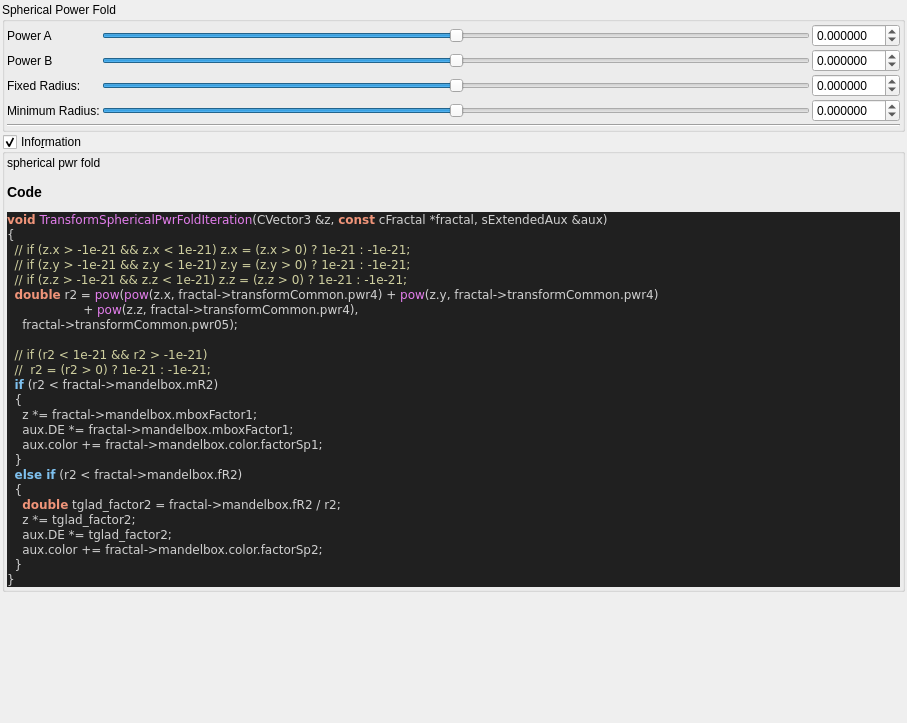
<?xml version="1.0" encoding="UTF-8"?>
<ui version="4.0">
 <class>transf_spherical_pwr_fold</class>
 <widget class="QWidget" name="Form">
  <property name="geometry">
   <rect>
    <x>0</x>
    <y>0</y>
    <width>907</width>
    <height>723</height>
   </rect>
  </property>
  <property name="windowTitle">
   <string notr="true">transf_spherical_pwr_fold</string>
  </property>
  <layout class="QVBoxLayout" name="verticalLayout">
   <property name="spacing">
    <number>2</number>
   </property>
   <property name="leftMargin">
    <number>2</number>
   </property>
   <property name="topMargin">
    <number>2</number>
   </property>
   <property name="rightMargin">
    <number>2</number>
   </property>
   <property name="bottomMargin">
    <number>2</number>
   </property>
   <item>
    <widget class="QGroupBox" name="groupBox">
     <property name="title">
      <string>Spherical Power Fold</string>
     </property>
     <property name="checkable">
      <bool>false</bool>
     </property>
     <layout class="QVBoxLayout" name="verticalLayout_12" stretch="0,0">
      <property name="spacing">
       <number>2</number>
      </property>
      <property name="leftMargin">
       <number>2</number>
      </property>
      <property name="topMargin">
       <number>2</number>
      </property>
      <property name="rightMargin">
       <number>2</number>
      </property>
      <property name="bottomMargin">
       <number>2</number>
      </property>
      <item>
       <layout class="QGridLayout" name="gridLayout_15">
        <property name="spacing">
         <number>2</number>
        </property>
        <item row="3" column="2">
         <widget class="MyDoubleSpinBox" name="spinbox_mandelbox_folding_min_radius">
          <property name="sizePolicy">
           <sizepolicy hsizetype="Minimum" vsizetype="Maximum">
            <horstretch>0</horstretch>
            <verstretch>0</verstretch>
           </sizepolicy>
          </property>
          <property name="prefix">
           <string/>
          </property>
          <property name="suffix">
           <string/>
          </property>
          <property name="decimals">
           <number>6</number>
          </property>
          <property name="minimum">
           <double>-99.989999999999995</double>
          </property>
          <property name="maximum">
           <double>99.989999999999995</double>
          </property>
          <property name="singleStep">
           <double>0.100000000000000</double>
          </property>
         </widget>
        </item>
        <item row="2" column="2">
         <widget class="MyDoubleSpinBox" name="spinbox_mandelbox_folding_fixed_radius">
          <property name="sizePolicy">
           <sizepolicy hsizetype="Minimum" vsizetype="Maximum">
            <horstretch>0</horstretch>
            <verstretch>0</verstretch>
           </sizepolicy>
          </property>
          <property name="prefix">
           <string/>
          </property>
          <property name="suffix">
           <string/>
          </property>
          <property name="decimals">
           <number>6</number>
          </property>
          <property name="minimum">
           <double>-99.989999999999995</double>
          </property>
          <property name="maximum">
           <double>99.989999999999995</double>
          </property>
          <property name="singleStep">
           <double>0.100000000000000</double>
          </property>
         </widget>
        </item>
        <item row="2" column="0">
         <widget class="QLabel" name="label_5">
          <property name="text">
           <string>Fixed Radius:</string>
          </property>
         </widget>
        </item>
        <item row="2" column="1">
         <widget class="QSlider" name="slider_mandelbox_folding_fixed_radius">
          <property name="sizePolicy">
           <sizepolicy hsizetype="Expanding" vsizetype="Maximum">
            <horstretch>0</horstretch>
            <verstretch>0</verstretch>
           </sizepolicy>
          </property>
          <property name="minimum">
           <number>-5000000</number>
          </property>
          <property name="maximum">
           <number>5000000</number>
          </property>
          <property name="value">
           <number>0</number>
          </property>
          <property name="sliderPosition">
           <number>0</number>
          </property>
          <property name="orientation">
           <enum>Qt::Horizontal</enum>
          </property>
         </widget>
        </item>
        <item row="3" column="0">
         <widget class="QLabel" name="label_9">
          <property name="text">
           <string>Minimum Radius:</string>
          </property>
         </widget>
        </item>
        <item row="3" column="1">
         <widget class="QSlider" name="slider_mandelbox_folding_min_radius">
          <property name="sizePolicy">
           <sizepolicy hsizetype="Expanding" vsizetype="Maximum">
            <horstretch>0</horstretch>
            <verstretch>0</verstretch>
           </sizepolicy>
          </property>
          <property name="minimum">
           <number>-5000000</number>
          </property>
          <property name="maximum">
           <number>5000000</number>
          </property>
          <property name="value">
           <number>0</number>
          </property>
          <property name="sliderPosition">
           <number>0</number>
          </property>
          <property name="orientation">
           <enum>Qt::Horizontal</enum>
          </property>
         </widget>
        </item>
        <item row="0" column="1">
         <widget class="QSlider" name="slider_transf_pwr_4">
          <property name="sizePolicy">
           <sizepolicy hsizetype="Preferred" vsizetype="Preferred">
            <horstretch>0</horstretch>
            <verstretch>0</verstretch>
           </sizepolicy>
          </property>
          <property name="minimum">
           <number>-5000000</number>
          </property>
          <property name="maximum">
           <number>5000000</number>
          </property>
          <property name="singleStep">
           <number>1</number>
          </property>
          <property name="orientation">
           <enum>Qt::Horizontal</enum>
          </property>
         </widget>
        </item>
        <item row="1" column="1">
         <widget class="QSlider" name="slider_transf_pwr_05">
          <property name="sizePolicy">
           <sizepolicy hsizetype="Preferred" vsizetype="Preferred">
            <horstretch>0</horstretch>
            <verstretch>0</verstretch>
           </sizepolicy>
          </property>
          <property name="minimum">
           <number>-5000000</number>
          </property>
          <property name="maximum">
           <number>5000000</number>
          </property>
          <property name="singleStep">
           <number>1</number>
          </property>
          <property name="orientation">
           <enum>Qt::Horizontal</enum>
          </property>
         </widget>
        </item>
        <item row="0" column="2">
         <widget class="MyDoubleSpinBox" name="spinbox_transf_pwr_4">
          <property name="sizePolicy">
           <sizepolicy hsizetype="Minimum" vsizetype="Maximum">
            <horstretch>0</horstretch>
            <verstretch>0</verstretch>
           </sizepolicy>
          </property>
          <property name="prefix">
           <string/>
          </property>
          <property name="suffix">
           <string/>
          </property>
          <property name="decimals">
           <number>6</number>
          </property>
          <property name="minimum">
           <double>-99.989999999999995</double>
          </property>
          <property name="maximum">
           <double>99.989999999999995</double>
          </property>
          <property name="singleStep">
           <double>0.100000000000000</double>
          </property>
         </widget>
        </item>
        <item row="1" column="2">
         <widget class="MyDoubleSpinBox" name="spinbox_transf_pwr_05">
          <property name="sizePolicy">
           <sizepolicy hsizetype="Minimum" vsizetype="Maximum">
            <horstretch>0</horstretch>
            <verstretch>0</verstretch>
           </sizepolicy>
          </property>
          <property name="prefix">
           <string/>
          </property>
          <property name="suffix">
           <string/>
          </property>
          <property name="decimals">
           <number>6</number>
          </property>
          <property name="minimum">
           <double>-99.989999999999995</double>
          </property>
          <property name="maximum">
           <double>99.989999999999995</double>
          </property>
          <property name="singleStep">
           <double>0.100000000000000</double>
          </property>
         </widget>
        </item>
        <item row="0" column="0">
         <widget class="QLabel" name="label_358">
          <property name="text">
           <string>Power A</string>
          </property>
         </widget>
        </item>
        <item row="1" column="0">
         <widget class="QLabel" name="label_355">
          <property name="text">
           <string>Power B</string>
          </property>
         </widget>
        </item>
       </layout>
      </item>
      <item>
       <widget class="Line" name="line_13">
        <property name="orientation">
         <enum>Qt::Horizontal</enum>
        </property>
       </widget>
      </item>
     </layout>
    </widget>
   </item>
   <item>
    <widget class="MyGroupBox" name="groupCheck_info">
     <property name="title">
      <string>Info&amp;rmation</string>
     </property>
     <property name="flat">
      <bool>false</bool>
     </property>
     <property name="checkable">
      <bool>true</bool>
     </property>
     <layout class="QVBoxLayout" name="verticalLayout_2">
      <property name="spacing">
       <number>2</number>
      </property>
      <property name="leftMargin">
       <number>2</number>
      </property>
      <property name="topMargin">
       <number>2</number>
      </property>
      <property name="rightMargin">
       <number>2</number>
      </property>
      <property name="bottomMargin">
       <number>2</number>
      </property>
      <item>
       <widget class="QLabel" name="label_code_content">
        <property name="text">
         <string notr="true">&lt;p&gt;spherical pwr fold&lt;/p&gt;&lt;table&gt;
&lt;/table&gt;
&lt;h3&gt;Code&lt;/h3&gt;
&lt;body style=&quot;background-color:#202020&quot;&gt;
&lt;pre style=&quot;color:#d0d0d0; background-color:#202020;  font-family:'Courier New',monospace;&quot;&gt;&lt;span style=&quot;color:#f09479; font-weight:bold&quot;&gt;void&lt;/span&gt; &lt;span style=&quot;color:#e47eed&quot;&gt;TransformSphericalPwrFoldIteration&lt;/span&gt;&lt;span style=&quot;color:#d0d0d0&quot;&gt;(&lt;/span&gt;CVector3 &lt;span style=&quot;color:#d0d0d0&quot;&gt;&amp;amp;&lt;/span&gt;z&lt;span style=&quot;color:#d0d0d0&quot;&gt;,&lt;/span&gt; &lt;span style=&quot;color:#f09479; font-weight:bold&quot;&gt;const&lt;/span&gt; cFractal &lt;span style=&quot;color:#d0d0d0&quot;&gt;*&lt;/span&gt;fractal&lt;span style=&quot;color:#d0d0d0&quot;&gt;,&lt;/span&gt; sExtendedAux &lt;span style=&quot;color:#d0d0d0&quot;&gt;&amp;amp;&lt;/span&gt;aux&lt;span style=&quot;color:#d0d0d0&quot;&gt;)&lt;/span&gt;
&lt;span style=&quot;color:#d0d0d0&quot;&gt;{&lt;/span&gt;
  &lt;span style=&quot;color:#d0d0a0&quot;&gt;// if (z.x &amp;gt; -1e-21 &amp;amp;&amp;amp; z.x &amp;lt; 1e-21) z.x = (z.x &amp;gt; 0) ? 1e-21 : -1e-21;&lt;/span&gt;
  &lt;span style=&quot;color:#d0d0a0&quot;&gt;// if (z.y &amp;gt; -1e-21 &amp;amp;&amp;amp; z.y &amp;lt; 1e-21) z.y = (z.y &amp;gt; 0) ? 1e-21 : -1e-21;&lt;/span&gt;
  &lt;span style=&quot;color:#d0d0a0&quot;&gt;// if (z.z &amp;gt; -1e-21 &amp;amp;&amp;amp; z.z &amp;lt; 1e-21) z.z = (z.z &amp;gt; 0) ? 1e-21 : -1e-21;&lt;/span&gt;
  &lt;span style=&quot;color:#f09479; font-weight:bold&quot;&gt;double&lt;/span&gt; r2 &lt;span style=&quot;color:#d0d0d0&quot;&gt;=&lt;/span&gt; &lt;span style=&quot;color:#e47eed&quot;&gt;pow&lt;/span&gt;&lt;span style=&quot;color:#d0d0d0&quot;&gt;(&lt;/span&gt;&lt;span style=&quot;color:#e47eed&quot;&gt;pow&lt;/span&gt;&lt;span style=&quot;color:#d0d0d0&quot;&gt;(&lt;/span&gt;z&lt;span style=&quot;color:#d0d0d0&quot;&gt;.&lt;/span&gt;x&lt;span style=&quot;color:#d0d0d0&quot;&gt;,&lt;/span&gt; fractal&lt;span style=&quot;color:#d0d0d0&quot;&gt;-&amp;gt;&lt;/span&gt;transformCommon&lt;span style=&quot;color:#d0d0d0&quot;&gt;.&lt;/span&gt;pwr4&lt;span style=&quot;color:#d0d0d0&quot;&gt;) +&lt;/span&gt; &lt;span style=&quot;color:#e47eed&quot;&gt;pow&lt;/span&gt;&lt;span style=&quot;color:#d0d0d0&quot;&gt;(&lt;/span&gt;z&lt;span style=&quot;color:#d0d0d0&quot;&gt;.&lt;/span&gt;y&lt;span style=&quot;color:#d0d0d0&quot;&gt;,&lt;/span&gt; fractal&lt;span style=&quot;color:#d0d0d0&quot;&gt;-&amp;gt;&lt;/span&gt;transformCommon&lt;span style=&quot;color:#d0d0d0&quot;&gt;.&lt;/span&gt;pwr4&lt;span style=&quot;color:#d0d0d0&quot;&gt;)&lt;/span&gt;
                    &lt;span style=&quot;color:#d0d0d0&quot;&gt;+&lt;/span&gt; &lt;span style=&quot;color:#e47eed&quot;&gt;pow&lt;/span&gt;&lt;span style=&quot;color:#d0d0d0&quot;&gt;(&lt;/span&gt;z&lt;span style=&quot;color:#d0d0d0&quot;&gt;.&lt;/span&gt;z&lt;span style=&quot;color:#d0d0d0&quot;&gt;,&lt;/span&gt; fractal&lt;span style=&quot;color:#d0d0d0&quot;&gt;-&amp;gt;&lt;/span&gt;transformCommon&lt;span style=&quot;color:#d0d0d0&quot;&gt;.&lt;/span&gt;pwr4&lt;span style=&quot;color:#d0d0d0&quot;&gt;),&lt;/span&gt;
    fractal&lt;span style=&quot;color:#d0d0d0&quot;&gt;-&amp;gt;&lt;/span&gt;transformCommon&lt;span style=&quot;color:#d0d0d0&quot;&gt;.&lt;/span&gt;pwr05&lt;span style=&quot;color:#d0d0d0&quot;&gt;);&lt;/span&gt;

  &lt;span style=&quot;color:#d0d0a0&quot;&gt;// if (r2 &amp;lt; 1e-21 &amp;amp;&amp;amp; r2 &amp;gt; -1e-21)&lt;/span&gt;
  &lt;span style=&quot;color:#d0d0a0&quot;&gt;//  r2 = (r2 &amp;gt; 0) ? 1e-21 : -1e-21;&lt;/span&gt;
  &lt;span style=&quot;color:#7ec0ee; font-weight:bold&quot;&gt;if&lt;/span&gt; &lt;span style=&quot;color:#d0d0d0&quot;&gt;(&lt;/span&gt;r2 &lt;span style=&quot;color:#d0d0d0&quot;&gt;&amp;lt;&lt;/span&gt; fractal&lt;span style=&quot;color:#d0d0d0&quot;&gt;-&amp;gt;&lt;/span&gt;mandelbox&lt;span style=&quot;color:#d0d0d0&quot;&gt;.&lt;/span&gt;mR2&lt;span style=&quot;color:#d0d0d0&quot;&gt;)&lt;/span&gt;
  &lt;span style=&quot;color:#d0d0d0&quot;&gt;{&lt;/span&gt;
    z &lt;span style=&quot;color:#d0d0d0&quot;&gt;*=&lt;/span&gt; fractal&lt;span style=&quot;color:#d0d0d0&quot;&gt;-&amp;gt;&lt;/span&gt;mandelbox&lt;span style=&quot;color:#d0d0d0&quot;&gt;.&lt;/span&gt;mboxFactor1&lt;span style=&quot;color:#d0d0d0&quot;&gt;;&lt;/span&gt;
    aux&lt;span style=&quot;color:#d0d0d0&quot;&gt;.&lt;/span&gt;DE &lt;span style=&quot;color:#d0d0d0&quot;&gt;*=&lt;/span&gt; fractal&lt;span style=&quot;color:#d0d0d0&quot;&gt;-&amp;gt;&lt;/span&gt;mandelbox&lt;span style=&quot;color:#d0d0d0&quot;&gt;.&lt;/span&gt;mboxFactor1&lt;span style=&quot;color:#d0d0d0&quot;&gt;;&lt;/span&gt;
    aux&lt;span style=&quot;color:#d0d0d0&quot;&gt;.&lt;/span&gt;color &lt;span style=&quot;color:#d0d0d0&quot;&gt;+=&lt;/span&gt; fractal&lt;span style=&quot;color:#d0d0d0&quot;&gt;-&amp;gt;&lt;/span&gt;mandelbox&lt;span style=&quot;color:#d0d0d0&quot;&gt;.&lt;/span&gt;color&lt;span style=&quot;color:#d0d0d0&quot;&gt;.&lt;/span&gt;factorSp1&lt;span style=&quot;color:#d0d0d0&quot;&gt;;&lt;/span&gt;
  &lt;span style=&quot;color:#d0d0d0&quot;&gt;}&lt;/span&gt;
  &lt;span style=&quot;color:#7ec0ee; font-weight:bold&quot;&gt;else if&lt;/span&gt; &lt;span style=&quot;color:#d0d0d0&quot;&gt;(&lt;/span&gt;r2 &lt;span style=&quot;color:#d0d0d0&quot;&gt;&amp;lt;&lt;/span&gt; fractal&lt;span style=&quot;color:#d0d0d0&quot;&gt;-&amp;gt;&lt;/span&gt;mandelbox&lt;span style=&quot;color:#d0d0d0&quot;&gt;.&lt;/span&gt;fR2&lt;span style=&quot;color:#d0d0d0&quot;&gt;)&lt;/span&gt;
  &lt;span style=&quot;color:#d0d0d0&quot;&gt;{&lt;/span&gt;
    &lt;span style=&quot;color:#f09479; font-weight:bold&quot;&gt;double&lt;/span&gt; tglad_factor2 &lt;span style=&quot;color:#d0d0d0&quot;&gt;=&lt;/span&gt; fractal&lt;span style=&quot;color:#d0d0d0&quot;&gt;-&amp;gt;&lt;/span&gt;mandelbox&lt;span style=&quot;color:#d0d0d0&quot;&gt;.&lt;/span&gt;fR2 &lt;span style=&quot;color:#d0d0d0&quot;&gt;/&lt;/span&gt; r2&lt;span style=&quot;color:#d0d0d0&quot;&gt;;&lt;/span&gt;
    z &lt;span style=&quot;color:#d0d0d0&quot;&gt;*=&lt;/span&gt; tglad_factor2&lt;span style=&quot;color:#d0d0d0&quot;&gt;;&lt;/span&gt;
    aux&lt;span style=&quot;color:#d0d0d0&quot;&gt;.&lt;/span&gt;DE &lt;span style=&quot;color:#d0d0d0&quot;&gt;*=&lt;/span&gt; tglad_factor2&lt;span style=&quot;color:#d0d0d0&quot;&gt;;&lt;/span&gt;
    aux&lt;span style=&quot;color:#d0d0d0&quot;&gt;.&lt;/span&gt;color &lt;span style=&quot;color:#d0d0d0&quot;&gt;+=&lt;/span&gt; fractal&lt;span style=&quot;color:#d0d0d0&quot;&gt;-&amp;gt;&lt;/span&gt;mandelbox&lt;span style=&quot;color:#d0d0d0&quot;&gt;.&lt;/span&gt;color&lt;span style=&quot;color:#d0d0d0&quot;&gt;.&lt;/span&gt;factorSp2&lt;span style=&quot;color:#d0d0d0&quot;&gt;;&lt;/span&gt;
  &lt;span style=&quot;color:#d0d0d0&quot;&gt;}&lt;/span&gt;
&lt;span style=&quot;color:#d0d0d0&quot;&gt;}&lt;/span&gt;
&lt;/pre&gt;
&lt;/body&gt;</string>
        </property>
        <property name="wordWrap">
         <bool>true</bool>
        </property>
        <property name="openExternalLinks">
         <bool>true</bool>
        </property>
        <property name="textInteractionFlags">
         <set>Qt::LinksAccessibleByMouse|Qt::TextSelectableByMouse</set>
        </property>
       </widget>
      </item>
     </layout>
    </widget>
   </item>
   <item>
    <spacer name="verticalSpacer">
     <property name="orientation">
      <enum>Qt::Vertical</enum>
     </property>
     <property name="sizeHint" stdset="0">
      <size>
       <width>20</width>
       <height>40</height>
      </size>
     </property>
    </spacer>
   </item>
  </layout>
 </widget>
 <customwidgets>
  <customwidget>
   <class>MyDoubleSpinBox</class>
   <extends>QDoubleSpinBox</extends>
   <header>my_double_spin_box.h</header>
  </customwidget>
  <customwidget>
   <class>MyGroupBox</class>
   <extends>QGroupBox</extends>
   <header>my_group_box.h</header>
   <container>1</container>
  </customwidget>
 </customwidgets>
 <resources/>
 <connections/>
</ui>
